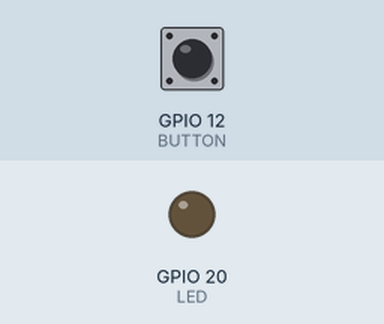
A program run on a simulated Raspberry Pi (BCM pin numbers). Parts: output pins drawn as LEDs (lit = HIGH). Inputs (shaded band) come from the test bench; at power-on: GPIO 12 (BUTTON) LOW.

Above: at 1.2 s.
1.3 s: GPIO 12 (BUTTON) pulled HIGH for 0.15 s
At 1.6 s:
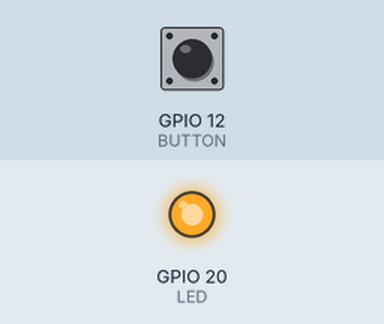
4.4 s: GPIO 12 (BUTTON) pulled HIGH for 1 s
At 6.7 s:
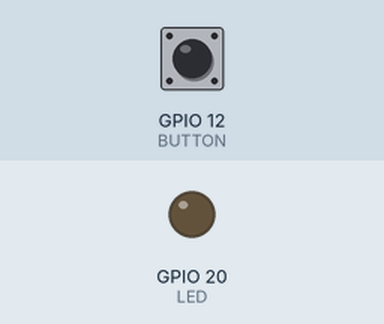
7.9 s: GPIO 12 (BUTTON) pulled HIGH for 3.2 s
At 9.0 s:
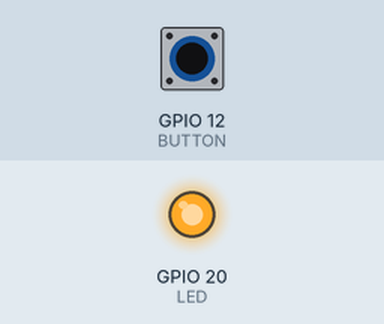
Timing chart, 0 to 11.4 s (numbered marks = the images above; inputs shaded):
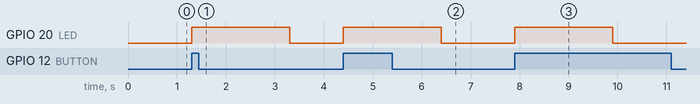

The program:

Button.py
```python
import RPi.GPIO as GPIO
from time import sleep
GPIO.setmode(GPIO.BCM)

BUTTON = 12
#BUTTON
LED = 20
GPIO.setup(BUTTON, GPIO.IN)
GPIO.setup(LED, GPIO.OUT)
GPIO.output(LED, GPIO.LOW)

try:
  while True:
    GPIO.wait_for_edge(BUTTON, GPIO.RISING)
    GPIO.output(LED, GPIO.HIGH)
    sleep(2)
    GPIO.output(LED, GPIO.LOW)
except KeyboardInterrupt:
  GPIO.output(LED, GPIO.LOW)
  GPIO.cleanup()
  raise
```

Measured:
- after the input at 1.3 s, GPIO 20 (LED): LOW → HIGH at once, → LOW 2.0 s later
- after the input at 4.4 s, GPIO 20 (LED): LOW → HIGH at once, → LOW 2.0 s later
- after the input at 7.9 s, GPIO 20 (LED): LOW → HIGH at once, → LOW 2.0 s later
